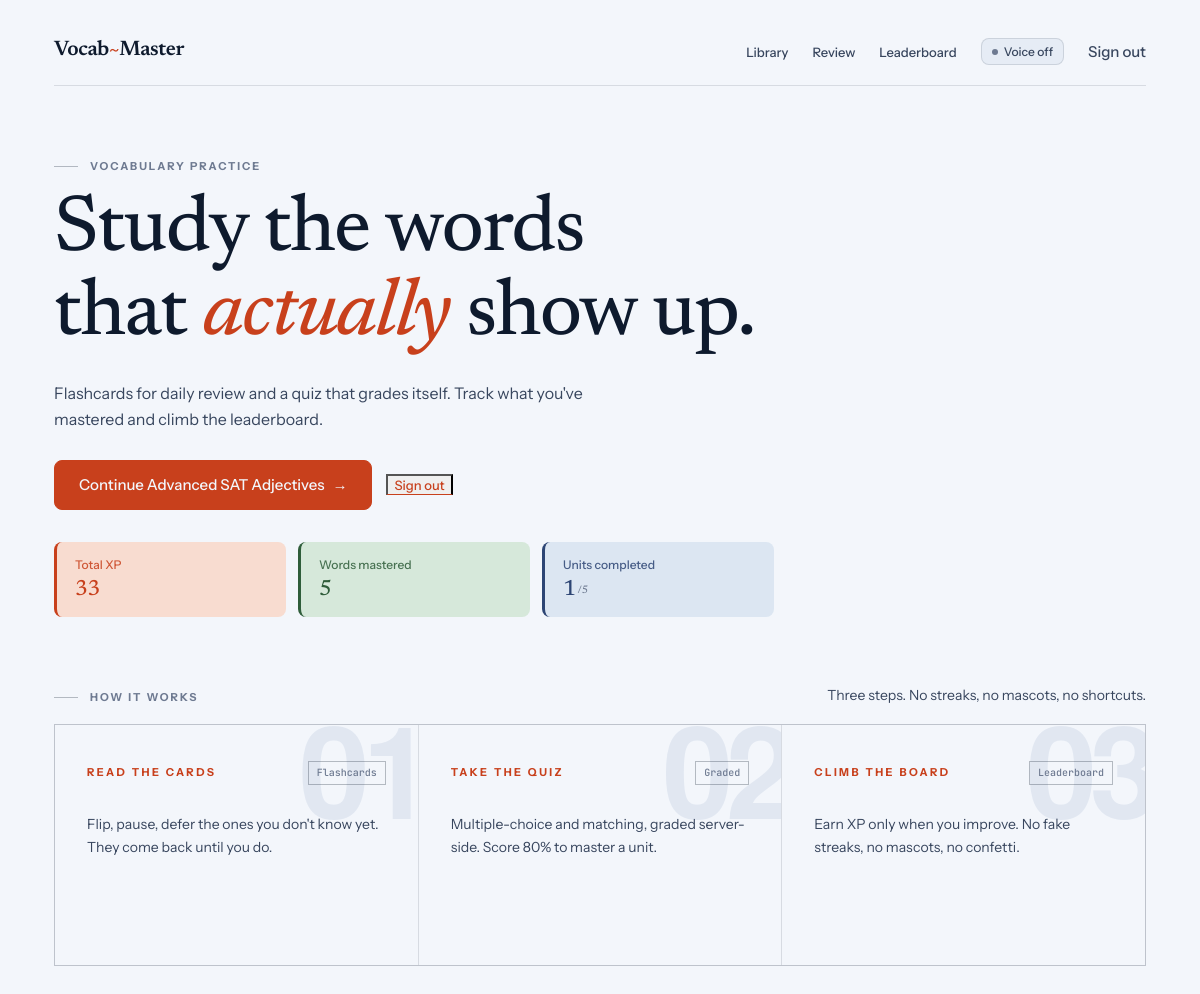
Page / (signed in) on the committed database.
### vocab/models.py (models this page shows, shortened)
class Unit(models.Model):
    title = models.CharField(max_length=150)
    slug = models.SlugField(unique=True, blank=True)

class Profile(models.Model):
    user = models.OneToOneField(User, on_delete=models.CASCADE)
    total_score = models.IntegerField(default=0)
    words_mastered = models.IntegerField(default=0)

### vocab/views.py (the view)
# urls.py: 2. Add a URL to urlpatterns:  path('', views.home, name='home')
def home(request):
    context = {}
    if request.user.is_authenticated:
        profile = _get_or_create_profile(request.user)
        progress_qs = (
            UnitProgress.objects
            .filter(user=request.user)
            .select_related('unit')
            .order_by('-id')
        )
        progress_list = list(progress_qs)
        completed = sum(1 for p in progress_list if p.is_completed)
        total_units = Unit.objects.count()
        last_progress = progress_list[0] if progress_list else None
        next_unit = (
            Unit.objects
            .exclude(id__in=[p.unit_id for p in progress_list if p.is_completed])
            .first()
        )
        resume_unit = last_progress.unit if last_progress else next_unit
        context.update({
            'profile': profile,
            'completed_units': completed,
            'total_units': total_units,
            'resume_unit': resume_unit,
            'last_progress': last_progress,
        })
    return render(request, 'vocab/index.html', context)

### vocab/context_processors.py (called while the page is built)
def due_review_count(request):
    if not request.user.is_authenticated:
        return {}
    count = FlashcardReview.objects.filter(
        user=request.user,
        next_review__lte=timezone.now().date(),
    ).count()
    return {'due_review_count': count}

### vocab/views.py (called while the page is built)
def _get_or_create_profile(user):
    profile, _ = Profile.objects.get_or_create(user=user)
    return profile

### vocab/templates/vocab/index.html (shortened to what this page needs)
{% extends "vocab/base.html" %}
{% block content %}
<section class="hero reveal">
    <span class="eyebrow"><span class="rule-tick"></span>Vocabulary practice</span>
    <h1 class="display hero-title">
        Study the words<br>
        that <em>actually</em> show up.
    </h1>
    <p class="hero-blurb">
        Flashcards for daily review and a quiz that grades itself.
        Track what you've mastered and climb the leaderboard.
    </p>
    <div class="hero-cta">
        {% if user.is_authenticated %}
            {% if resume_unit %}
                <a href="{% url 'unit_detail' resume_unit.slug %}" class="btn accent large">Continue {{ resume_unit.title }} <span class="arrow">&rarr;</span></a>
            {% else %}
                <a href="{% url 'unit_hub' %}" class="btn accent large">Go to library <span class="arrow">&rarr;</span></a>
            {% endif %}
            <form method="POST" action="{% url 'logout' %}" style="display:inline;margin:0;">
                <button type="submit" class="text-link hero-alt">Sign out</button>
            </form>
        {% else %}
            <a href="{% url 'register' %}" class="btn accent large">Start learning &mdash; free <span class="arrow">&rarr;</span></a>
            <a href="{% url 'login' %}" class="text-link hero-alt">Already have an account? Sign in.</a>
        {% endif %}
    </div>
    {% if user.is_authenticated %}
    <div class="stats-row">
        <div class="stat tint-accent">
            <span class="stat-label">Total XP</span>
            <span class="stat-value xp">{{ profile.total_score }}</span>
        </div>
        <div class="stat tint-success">
            <span class="stat-label">Words mastered</span>
            <span class="stat-value success">{{ profile.words_mastered }}</span>
        </div>
        <div class="stat tint-info">
            <span class="stat-label">Units completed</span>
            <span class="stat-value info">{{ completed_units }}<span class="stat-frac">/{{ total_units }}</span></span>
        </div>
    </div>
    {% endif %}
</section>
<section class="features-wrap">
    <div class="features-head">
        <span class="eyebrow"><span class="rule-tick"></span>How it works</span>
        <p class="feat-blurb">Three steps. No streaks, no mascots, no shortcuts.</p>
    </div>
    <div class="features">
        <article class="feature feat-reveal" style="--i:0;">
            <span class="feat-ghost">01</span>
            <div class="feat-body">
                <div class="feat-top">
                    <span class="feat-title">Read the cards</span>
                    <span class="feat-tag">Flashcards</span>
                </div>
                <p class="feat-text">Flip, pause, defer the ones you don't know yet. They come back until you do.</p>
            </div>
        </article>
        <article class="feature feat-reveal" style="--i:1;">
            <span class="feat-ghost">02</span>
            <div class="feat-body">
                <div class="feat-top">
                    <span class="feat-title">Take the quiz</span>
                    <span class="feat-tag">Graded</span>
                </div>
                <p class="feat-text">Multiple-choice and matching, graded server-side. Score 80% to master a unit.</p>
            </div>
        </article>
        <article class="feature feat-reveal" style="--i:2;">
            <span class="feat-ghost">03</span>
            <div class="feat-body">
                <div class="feat-top">
                    <span class="feat-title">Climb the board</span>
                    <span class="feat-tag">Leaderboard</span>
                </div>
                <p class="feat-text">Earn XP only when you improve. No fake streaks, no mascots, no confetti.</p>
            </div>
        </article>
    </div>
</section>
{% endblock %}

### vocab/templates/vocab/base.html (style rules this page uses)
:root { --bg: #F3F6FB; --bg-2: #E6ECF5; --bg-3: #D3DCEA; --t-primary: #0E1A2D; --t-secondary: #38465E; --t-tertiary: #6E7A91; --b-primary: #0E1A2D; --b-secondary: rgba(14, 26, 45, 0.28); --b-tertiary: rgba(14, 26, 45, 0.12); --accent: #C8401C; --accent-soft: #F8DCD0; --s-success-bg: #D6E8DA; --s-success-fg: #2F5D3A; --s-success-bd: #B5CFB9; --s-info-bg: #DCE6F2; --s-info-fg: #2D4574; --s-info-bd: #B7C5DD; --s-warning-bg: #F4E6CC; --s-warning-fg: #7E5414; --s-warning-bd: #E1C893; --s-danger-bg: #F1D9D9; --s-danger-fg: #8B1E2D; --s-danger-bd: #E0B5B5; --serif: 'Newsreader', 'Times New Roman', serif; --sans: 'Instrument Sans', system-ui, sans-serif; --mono: 'JetBrains Mono', ui-monospace, monospace; --r-sm: 5px; --r-md: 8px; --r-lg: 12px; }
*, *::before, *::after { box-sizing: border-box; }
html, body { margin: 0; padding: 0; }
body { background: var(--bg); color: var(--t-primary); font-family: var(--sans); font-size: 15px; line-height: 1.55; min-height: 100vh; -webkit-font-smoothing: antialiased; }
a { color: inherit; text-decoration: none; }
button { font-family: inherit; cursor: pointer; }
h1, h2, h3, h4 { font-family: var(--serif); font-weight: 500; letter-spacing: -0.02em; line-height: 1.1; margin: 0; }
h1.display { font-weight: 450; line-height: 1.05; }
h1.display em { font-style: italic; color: var(--accent); }
p { margin: 0 0 1em; }
.btn { display: inline-flex; align-items: center; justify-content: center; gap: 8px; padding: 9px 18px; background: var(--t-primary); color: var(--bg); border: 0.5px solid var(--t-primary); border-radius: var(--r-md); font-family: var(--sans); font-size: 13px; font-weight: 500; cursor: pointer; transition: opacity 0.15s, background 0.15s, color 0.15s, border-color 0.15s; white-space: nowrap; text-decoration: none; }
.btn.accent { background: var(--accent); border-color: var(--accent); }
.btn.large { padding: 12px 24px; font-size: 15px; border-radius: var(--r-md); }
.btn .arrow { transition: transform 0.15s; }
.text-link { color: var(--accent); border-bottom: 1px solid var(--accent); padding-bottom: 1px; font-weight: 500; }
.stat { background: var(--bg-2); border-radius: var(--r-md); padding: 14px 18px; display: flex; flex-direction: column; gap: 4px; border-left: 3px solid transparent; }
.stat.tint-accent { background: var(--accent-soft); border-left-color: var(--accent); }
.stat.tint-success { background: var(--s-success-bg); border-left-color: var(--s-success-fg); }
.stat.tint-info { background: var(--s-info-bg); border-left-color: var(--s-info-fg); }
.stat-label { font-size: 12px; color: var(--t-tertiary); font-weight: 500; }
.stat.tint-accent .stat-label { color: var(--accent); opacity: 0.85; }
.stat.tint-success .stat-label { color: var(--s-success-fg); opacity: 0.85; }
.stat.tint-info .stat-label { color: var(--s-info-fg); opacity: 0.85; }
.stat-value { font-size: 22px; font-weight: 500; line-height: 1.1; color: var(--t-primary); font-family: var(--serif); letter-spacing: -0.015em; }
.stat-value.xp { color: var(--accent); }
.stat-value.success { color: var(--s-success-fg); }
.stat-value.info { color: var(--s-info-fg); }
.eyebrow { display: inline-block; font-family: var(--sans); font-size: 12px; font-weight: 600; color: var(--accent); letter-spacing: 0.02em; text-transform: uppercase; }
.reveal { animation: rise 0.5s cubic-bezier(0.2, 0.7, 0.2, 1) both; }

### rows in the picture
Unit: title "Advanced SAT Adjectives"
Profile: total_score "33", words_mastered "5"

### other values in the picture
{{ completed_units }} "1"
{{ total_units }} "5"
